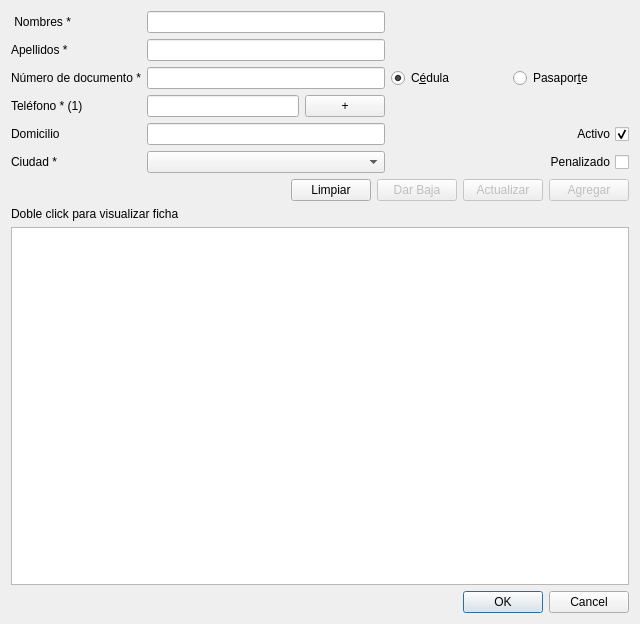
<?xml version="1.0" encoding="UTF-8"?>
<ui version="4.0">
 <class>dlg_abm_paciente</class>
 <widget class="QDialog" name="dlg_abm_paciente">
  <property name="geometry">
   <rect>
    <x>0</x>
    <y>0</y>
    <width>640</width>
    <height>624</height>
   </rect>
  </property>
  <property name="windowTitle">
   <string>Administrar Pacientes</string>
  </property>
  <property name="modal">
   <bool>true</bool>
  </property>
  <layout class="QVBoxLayout" name="verticalLayout_3">
   <item>
    <layout class="QGridLayout" name="glyt_datos">
     <item row="0" column="0">
      <widget class="QLabel" name="lbl_nombres">
       <property name="text">
        <string> Nombres *</string>
       </property>
      </widget>
     </item>
     <item row="0" column="1">
      <widget class="QLineEdit" name="txt_nombres"/>
     </item>
     <item row="0" column="2">
      <spacer name="hspc_nombres_derecha">
       <property name="orientation">
        <enum>Qt::Horizontal</enum>
       </property>
       <property name="sizeHint" stdset="0">
        <size>
         <width>40</width>
         <height>20</height>
        </size>
       </property>
      </spacer>
     </item>
     <item row="1" column="0">
      <widget class="QLabel" name="lbl_apellidos">
       <property name="text">
        <string>Apellidos *</string>
       </property>
      </widget>
     </item>
     <item row="1" column="1">
      <widget class="QLineEdit" name="txt_apellidos"/>
     </item>
     <item row="1" column="2">
      <spacer name="hspc_apellidos_derecha">
       <property name="orientation">
        <enum>Qt::Horizontal</enum>
       </property>
       <property name="sizeHint" stdset="0">
        <size>
         <width>40</width>
         <height>20</height>
        </size>
       </property>
      </spacer>
     </item>
     <item row="2" column="0">
      <widget class="QLabel" name="lbl_numero_documento">
       <property name="text">
        <string>Número de documento *</string>
       </property>
      </widget>
     </item>
     <item row="2" column="1">
      <widget class="QLineEdit" name="txt_numero_documento"/>
     </item>
     <item row="2" column="2">
      <layout class="QHBoxLayout" name="hlyt_tipos_documentos">
       <item>
        <widget class="QRadioButton" name="rbtn_cedula">
         <property name="text">
          <string>C&amp;édula</string>
         </property>
         <property name="checked">
          <bool>true</bool>
         </property>
        </widget>
       </item>
       <item>
        <widget class="QRadioButton" name="rbtn_pasaporte">
         <property name="text">
          <string>Pasapor&amp;te</string>
         </property>
        </widget>
       </item>
      </layout>
     </item>
     <item row="3" column="0">
      <widget class="QLabel" name="lbl_telefono">
       <property name="text">
        <string>Teléfono * (1)</string>
       </property>
      </widget>
     </item>
     <item row="3" column="1">
      <layout class="QVBoxLayout" name="vlyt_contenedor_telefonos">
       <item>
        <layout class="QHBoxLayout" name="hlyt_telefono">
         <item>
          <widget class="QLineEdit" name="txt_telefono"/>
         </item>
         <item>
          <widget class="QPushButton" name="btn_agregar_telefono">
           <property name="text">
            <string>+</string>
           </property>
          </widget>
         </item>
        </layout>
       </item>
      </layout>
     </item>
     <item row="4" column="0">
      <widget class="QLabel" name="lbl_domicilio">
       <property name="text">
        <string>Domicilio</string>
       </property>
      </widget>
     </item>
     <item row="4" column="1">
      <widget class="QLineEdit" name="txt_domicilio"/>
     </item>
     <item row="4" column="2">
      <layout class="QHBoxLayout" name="hlyt_activo">
       <item>
        <spacer name="hspc_activo_izquierda">
         <property name="orientation">
          <enum>Qt::Horizontal</enum>
         </property>
         <property name="sizeHint" stdset="0">
          <size>
           <width>40</width>
           <height>20</height>
          </size>
         </property>
        </spacer>
       </item>
       <item>
        <widget class="QCheckBox" name="chkbox_activo">
         <property name="layoutDirection">
          <enum>Qt::RightToLeft</enum>
         </property>
         <property name="text">
          <string>Activo</string>
         </property>
         <property name="checked">
          <bool>true</bool>
         </property>
        </widget>
       </item>
      </layout>
     </item>
     <item row="5" column="0">
      <widget class="QLabel" name="lbl_ciudad">
       <property name="text">
        <string>Ciudad *</string>
       </property>
      </widget>
     </item>
     <item row="5" column="1">
      <widget class="QComboBox" name="cbox_ciudad"/>
     </item>
     <item row="5" column="2">
      <layout class="QHBoxLayout" name="hlyt_btn_penalizado">
       <item>
        <spacer name="hspc_penalizado_izquierda">
         <property name="orientation">
          <enum>Qt::Horizontal</enum>
         </property>
         <property name="sizeHint" stdset="0">
          <size>
           <width>40</width>
           <height>20</height>
          </size>
         </property>
        </spacer>
       </item>
       <item>
        <widget class="QCheckBox" name="chkbox_penalizado">
         <property name="layoutDirection">
          <enum>Qt::RightToLeft</enum>
         </property>
         <property name="text">
          <string>Penalizado</string>
         </property>
        </widget>
       </item>
      </layout>
     </item>
    </layout>
   </item>
   <item>
    <layout class="QHBoxLayout" name="hlyt_botones_control">
     <item>
      <spacer name="hspc_izquierda_botones">
       <property name="orientation">
        <enum>Qt::Horizontal</enum>
       </property>
       <property name="sizeHint" stdset="0">
        <size>
         <width>40</width>
         <height>20</height>
        </size>
       </property>
      </spacer>
     </item>
     <item>
      <widget class="QPushButton" name="btn_limpiar">
       <property name="text">
        <string>Limpiar</string>
       </property>
      </widget>
     </item>
     <item>
      <widget class="QPushButton" name="btn_baja">
       <property name="enabled">
        <bool>false</bool>
       </property>
       <property name="text">
        <string>Dar Baja</string>
       </property>
      </widget>
     </item>
     <item>
      <widget class="QPushButton" name="btn_actualizar">
       <property name="enabled">
        <bool>false</bool>
       </property>
       <property name="text">
        <string>Actualizar</string>
       </property>
      </widget>
     </item>
     <item>
      <widget class="QPushButton" name="btn_agregar">
       <property name="enabled">
        <bool>false</bool>
       </property>
       <property name="text">
        <string>Agregar</string>
       </property>
      </widget>
     </item>
    </layout>
   </item>
   <item>
    <widget class="QLabel" name="lbl_visualizar_ficha">
     <property name="text">
      <string>Doble click para visualizar ficha</string>
     </property>
    </widget>
   </item>
   <item>
    <widget class="QTableView" name="table_pacientes"/>
   </item>
   <item>
    <widget class="QDialogButtonBox" name="btnbox_ok_cancel">
     <property name="orientation">
      <enum>Qt::Horizontal</enum>
     </property>
     <property name="standardButtons">
      <set>QDialogButtonBox::Cancel|QDialogButtonBox::Ok</set>
     </property>
    </widget>
   </item>
  </layout>
  <zorder>btnbox_ok_cancel</zorder>
  <zorder>table_pacientes</zorder>
  <zorder>lbl_visualizar_ficha</zorder>
 </widget>
 <resources/>
 <connections>
  <connection>
   <sender>btnbox_ok_cancel</sender>
   <signal>accepted()</signal>
   <receiver>dlg_abm_paciente</receiver>
   <slot>accept()</slot>
   <hints>
    <hint type="sourcelabel">
     <x>248</x>
     <y>254</y>
    </hint>
    <hint type="destinationlabel">
     <x>157</x>
     <y>274</y>
    </hint>
   </hints>
  </connection>
  <connection>
   <sender>btnbox_ok_cancel</sender>
   <signal>rejected()</signal>
   <receiver>dlg_abm_paciente</receiver>
   <slot>reject()</slot>
   <hints>
    <hint type="sourcelabel">
     <x>316</x>
     <y>260</y>
    </hint>
    <hint type="destinationlabel">
     <x>286</x>
     <y>274</y>
    </hint>
   </hints>
  </connection>
 </connections>
</ui>
